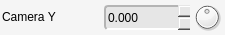
         <widget class="QFrame" name="cameraY">
          <property name="minimumSize">
           <size>
            <width>225</width>
            <height>35</height>
           </size>
          </property>
          <property name="maximumSize">
           <size>
            <width>225</width>
            <height>35</height>
           </size>
          </property>
          <property name="styleSheet">
           <string notr="true">background-color: rgb(245, 245, 245);
border-radius: 4px;</string>
          </property>
          <property name="frameShape">
           <enum>QFrame::NoFrame</enum>
          </property>
          <property name="frameShadow">
           <enum>QFrame::Plain</enum>
          </property>
          <property name="lineWidth">
           <number>0</number>
          </property>
          <widget class="QLabel" name="cameraY_lbl">
           <property name="geometry">
            <rect>
             <x>2</x>
             <y>2</y>
             <width>100</width>
             <height>30</height>
            </rect>
           </property>
           <property name="sizePolicy">
            <sizepolicy hsizetype="Fixed" vsizetype="Fixed">
             <horstretch>0</horstretch>
             <verstretch>0</verstretch>
            </sizepolicy>
           </property>
           <property name="minimumSize">
            <size>
             <width>100</width>
             <height>30</height>
            </size>
           </property>
           <property name="maximumSize">
            <size>
             <width>100</width>
             <height>30</height>
            </size>
           </property>
           <property name="font">
            <font>
             <weight>50</weight>
             <bold>false</bold>
            </font>
           </property>
           <property name="styleSheet">
            <string notr="true">border-width: 0px;</string>
           </property>
           <property name="text">
            <string>Camera Y</string>
           </property>
           <property name="margin">
            <number>1</number>
           </property>
          </widget>
          <widget class="QDoubleSpinBox" name="cameraY_value">
           <property name="geometry">
            <rect>
             <x>104</x>
             <y>5</y>
             <width>86</width>
             <height>25</height>
            </rect>
           </property>
           <property name="sizePolicy">
            <sizepolicy hsizetype="Fixed" vsizetype="Fixed">
             <horstretch>0</horstretch>
             <verstretch>0</verstretch>
            </sizepolicy>
           </property>
           <property name="minimumSize">
            <size>
             <width>86</width>
             <height>25</height>
            </size>
           </property>
           <property name="maximumSize">
            <size>
             <width>86</width>
             <height>25</height>
            </size>
           </property>
           <property name="styleSheet">
            <string notr="true">background-color: rgb(230, 230, 230);
border-top-color: rgb(180, 180, 180);
border-left-color: rgb(180, 180, 180);
border-bottom-color: rgb(255, 255, 255);
border-right-color: rgb(255, 255, 255);
border-style: solid;
border-width: 2px;</string>
           </property>
           <property name="frame">
            <bool>false</bool>
           </property>
           <property name="buttonSymbols">
            <enum>QAbstractSpinBox::UpDownArrows</enum>
           </property>
           <property name="decimals">
            <number>3</number>
           </property>
           <property name="minimum">
            <double>-9999.000000000000000</double>
           </property>
           <property name="maximum">
            <double>9999.000000000000000</double>
           </property>
           <property name="singleStep">
            <double>0.050000000000000</double>
           </property>
          </widget>
          <widget class="QDial" name="cameraY_dial">
           <property name="geometry">
            <rect>
             <x>192</x>
             <y>2</y>
             <width>30</width>
             <height>30</height>
            </rect>
           </property>
           <property name="sizePolicy">
            <sizepolicy hsizetype="Fixed" vsizetype="Fixed">
             <horstretch>0</horstretch>
             <verstretch>0</verstretch>
            </sizepolicy>
           </property>
           <property name="minimumSize">
            <size>
             <width>30</width>
             <height>30</height>
            </size>
           </property>
           <property name="maximumSize">
            <size>
             <width>30</width>
             <height>30</height>
            </size>
           </property>
           <property name="styleSheet">
            <string notr="true">border-width: 0px;</string>
           </property>
           <property name="minimum">
            <number>-10000</number>
           </property>
           <property name="maximum">
            <number>10000</number>
           </property>
          </widget>
         </widget>
